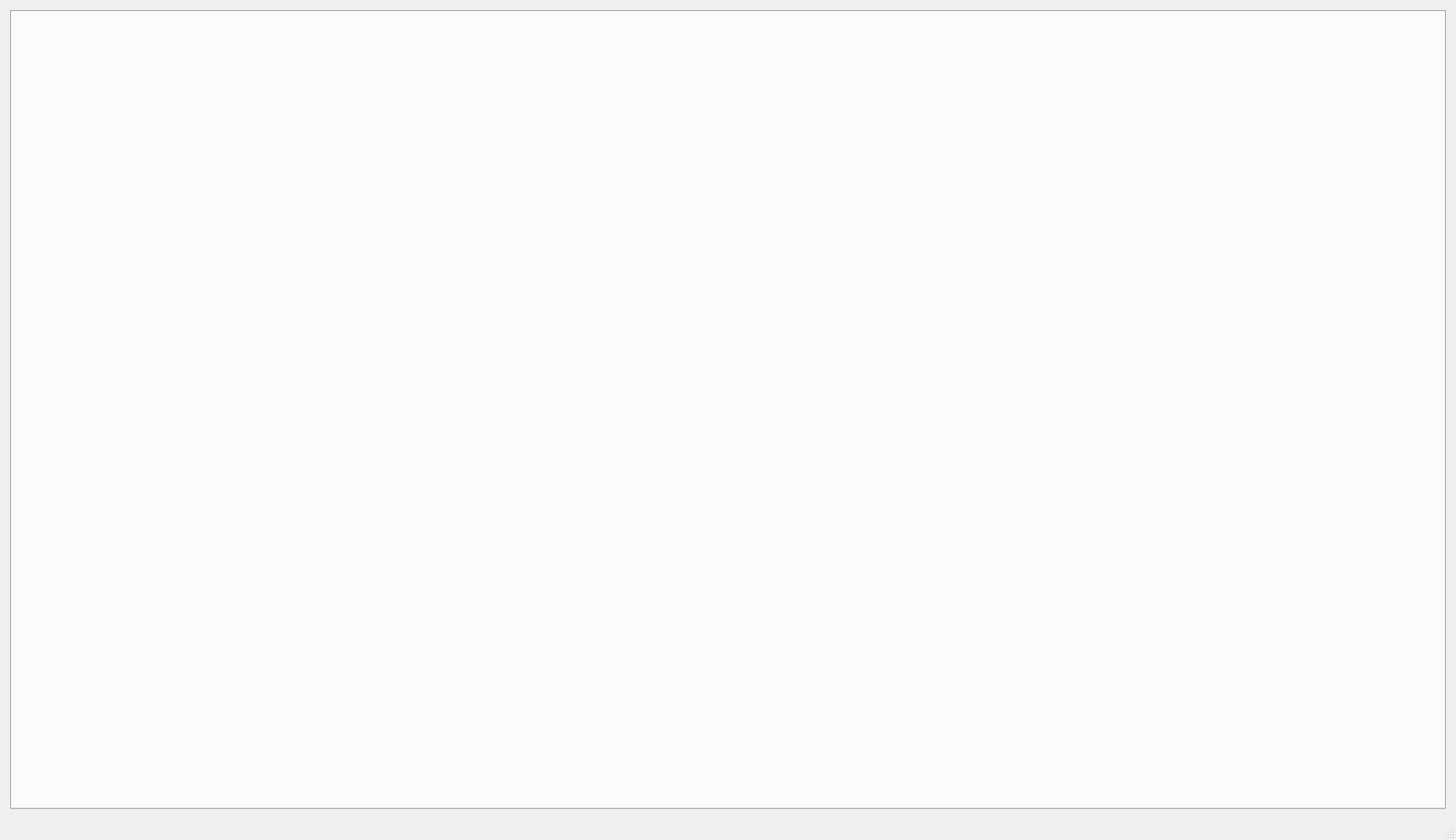
<?xml version="1.0" encoding="UTF-8"?>
<ui version="4.0">
 <class>TestApp</class>
 <widget class="QMainWindow" name="TestApp">
  <property name="geometry">
   <rect>
    <x>0</x>
    <y>0</y>
    <width>1582</width>
    <height>913</height>
   </rect>
  </property>
  <property name="windowTitle">
   <string>TestApp</string>
  </property>
  <property name="iconSize">
   <size>
    <width>18</width>
    <height>18</height>
   </size>
  </property>
  <property name="documentMode">
   <bool>false</bool>
  </property>
  <widget class="QWidget" name="centralWidget">
   <layout class="QGridLayout" name="gridLayout">
    <item row="0" column="0">
     <widget class="QTabWidget" name="tabs">
      <property name="currentIndex">
       <number>-1</number>
      </property>
     </widget>
    </item>
   </layout>
  </widget>
  <widget class="QStatusBar" name="status"/>
 </widget>
 <layoutdefault spacing="6" margin="11"/>
 <resources/>
 <connections/>
</ui>
